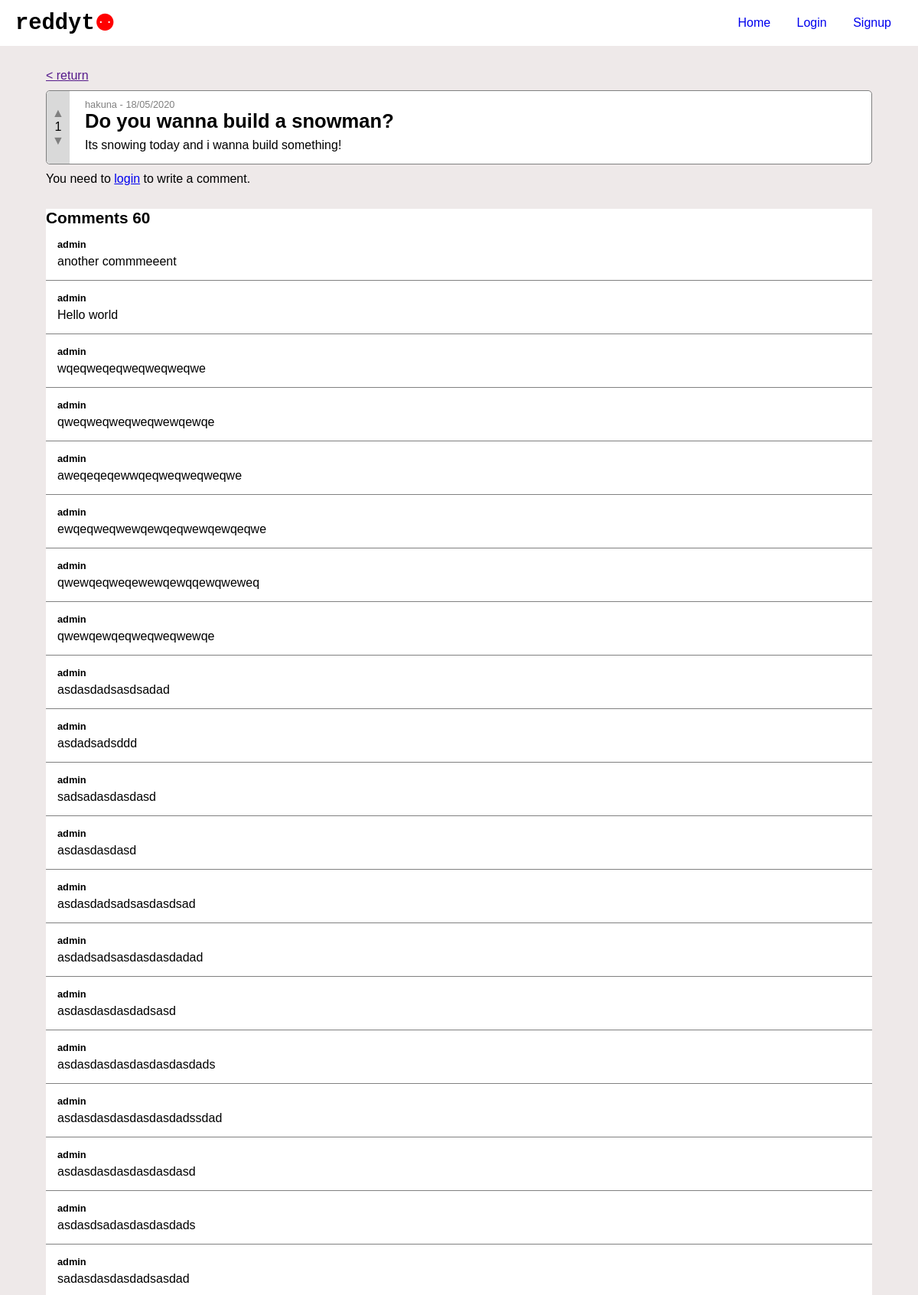
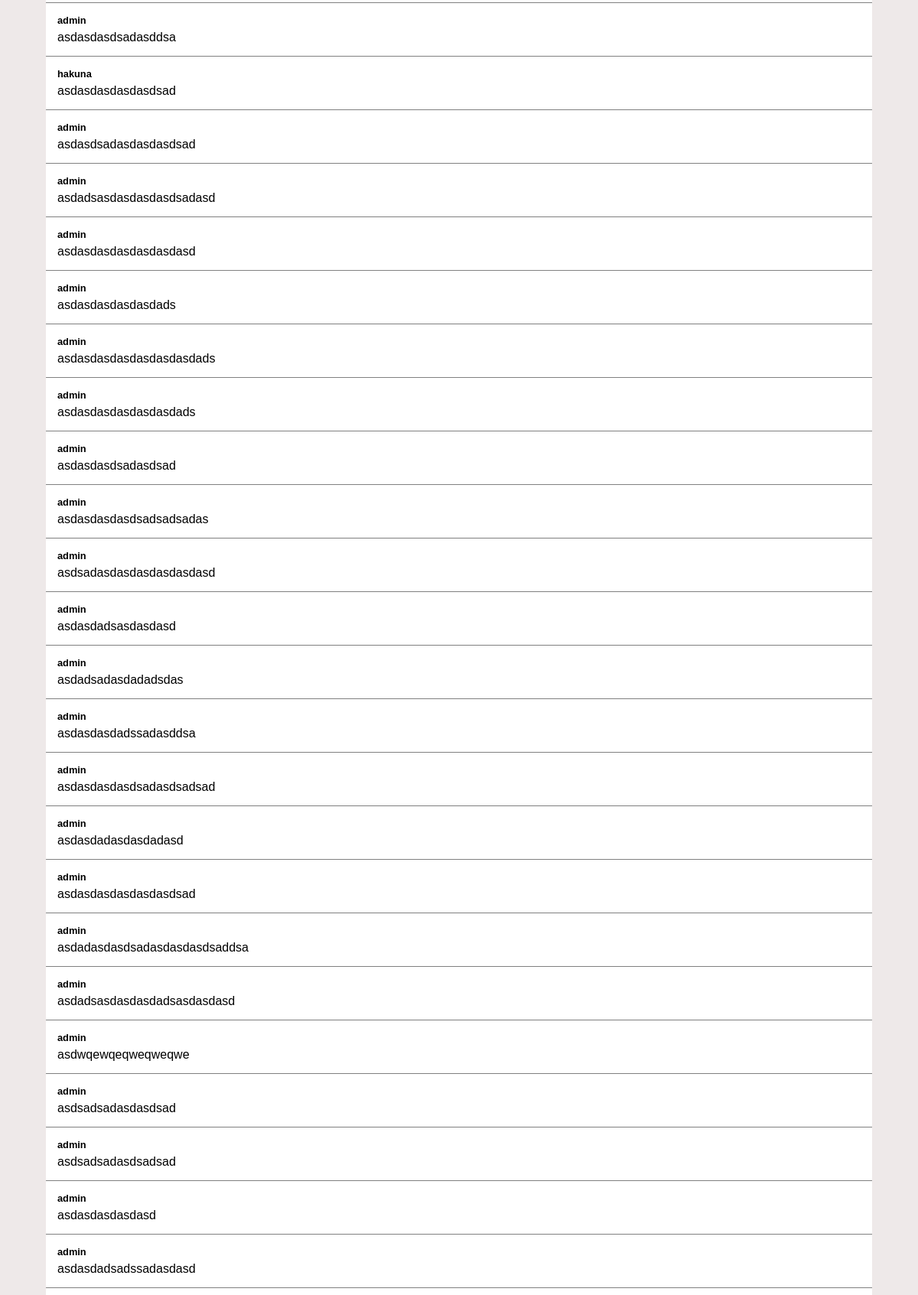
Screenshot of /post/3 (upper part) with the database file from the repository (2 pictures, top to bottom).
### discussion_app/models.py (models this page shows, shortened)
class Post(models.Model):
    title = models.CharField(max_length=200)
    text = models.TextField()
    user = models.ForeignKey(User, on_delete=models.CASCADE)
    created_timestamp = models.DateTimeField(auto_now_add=True)
    votes = models.IntegerField(default=0)
    class Meta:
        ordering = ['-created_timestamp']

class Comment(models.Model):
    text = models.TextField()
    user = models.ForeignKey(User, on_delete=models.CASCADE)
    post = models.ForeignKey(Post, on_delete=models.CASCADE)
    created_timestamp = models.DateTimeField(auto_now_add=True)
    class Meta:
        ordering = ['-created_timestamp']

### discussion_app/views.py (the view)
# urls.py: path("post/<int:post_id>", views.single_post, name="single_post"),
def single_post(request, post_id):
    error_message = None
    if 'error_message' in request.session:
        error_message = request.session['error_message']
        del request.session['error_message']
    post = get_object_or_404(Post, id=post_id)
    context = {"post": post, "error_message": error_message}
    return render(request, "discussion_app/single_post.html", context)

### templates/discussion_app/single_post.html
{% extends 'base.html' %} {% block title %}{{post.title}}{% endblock title %}
{% block content %}
<div id="single-post-page">
<a class="return-to-home" href="{{request.META.HTTP_REFERER}}">< return</a>
    <div id="post" class="post-{{post.id}}">
        <div class="left">
            <button class="upvote post-vote" data-postid="{{ post.id }}">&#x25B2;</button>
            <p class="votes">{{ post.votes }}</p>
            <button class="downvote post-vote" data-postid="{{ post.id }}">&#x25BC;</button>
          </div>
          <div class="right">
            <p class="author">{{ post.user.username }} - {{ post.created_timestamp|date:"d/m/Y" }}</p>
            <h1 class="post-title">{{ post.title }}</h1>
            <p class="text">{{ post.text }}</p>
          </div>
    </div>
    {% if user.is_authenticated %}
        <form class="new-comment" action="{% url "discussion_app:comment_form" post.id %}" method="POST">
            {% csrf_token %}
            <input type="hidden" name="post_owner" value="{{post.user.id}}" />
            <textarea name="text" name="text" minlength="10" rows="4" cols="50" placeholder="Write a comment"></textarea>
            <input type="submit" class="submit-comment" value="Send"/>
            {% if error_message %}<p><strong>{{ error_message }}</strong></p>{% endif %}
        </form>
     {% else %}
        <p>You need to <a href="{% url 'account_app:login' %}">login</a> to write a comment.</p>
    {% endif %}
    <div class="comment-list">
        <h3>Comment{{post.comment_set.count|pluralize}} {{post.comment_set.count}}</h3>
        {% for comment in post.comment_set.all %}
        <div class="comment">
            <div class="wrapper">
                <p class="author">{{comment.user.username}}</p>
                <p class="class text">{{comment.text}}</p>
            </div>
        </div>
        {% endfor %}
    </div>
</div>
{% endblock content%}

### static/css/main.css (style rules this page uses)
*, *:before, *:after { padding: 0px; margin: 0px; font-family: sans-serif; box-sizing: border-box; font-size: 16px; }
body { background: #eee9e9; width: 100vw; max-width: 100%; }
h1 { font-size: 1.6rem; }
h3 { font-size: 1.3rem; }
#single-post-page { width: 90vw; position: relative; margin: 30px auto; }
#single-post-page .post-title { font-weight: bold; margin-bottom: 0.5rem; transition: all 0.2s; }
#single-post-page #post { background: white; width: 90vw; min-height: 40px; display: inline-flex; border-radius: 5px; margin: 10px 0px; border: 1px solid grey; }
#single-post-page #post .left { min-width: 30px; background: #d9d9d9; display: flex; justify-content: center; align-items: center; border-radius: 5px 0px 0px 5px; flex-direction: column; }
#single-post-page #post .left button { border: none; background: transparent; cursor: pointer; color: grey; }
#single-post-page #post .right { padding: 10px 20px; text-decoration-color: black; text-decoration: none; color: black; }
#single-post-page #post .right .text { margin-bottom: 0.3rem; }
#single-post-page #post .right .author { color: grey; font-size: 0.8rem; }
#single-post-page .comment-list { background: white; width: 100%; margin-top: 30px; }
#single-post-page .comment-list .comment { padding: 15px; border-bottom: 1px solid grey; }
#single-post-page .comment-list .comment .author { font-size: 0.8rem; font-weight: bold; margin-bottom: 6px; }

### rows the page displays
Post: votes "1", user.username "hakuna", created_timestamp "18/05/2020", title "Do you wanna build a snowman?", text "Its snowing today and i wanna build something!", comment_set.count "60"
Comment: user.username "admin", text "another commmeeent"
Comment: user.username "admin", text "Hello world"
Comment: user.username "admin", text "wqeqweqeqweqweqweqwe"
Comment: user.username "admin", text "qweqweqweqweqwewqewqe"
Comment: user.username "admin", text "aweqeqeqewwqeqweqweqweqwe"
Comment: user.username "admin", text "ewqeqweqwewqewqeqwewqewqeqwe"
Comment: user.username "admin", text "qwewqeqweqewewqewqqewqweweq"
Comment: user.username "admin", text "qwewqewqeqweqweqwewqe"
Comment: user.username "admin", text "asdasdadsasdsadad"
Comment: user.username "admin", text "asdadsadsddd"
Comment: user.username "admin", text "sadsadasdasdasd"
Comment: user.username "admin", text "asdasdasdasd"
Comment: user.username "admin", text "asdasdadsadsasdasdsad"
Comment: user.username "admin", text "asdadsadsasdasdasdadad"
Comment: user.username "admin", text "asdasdasdasdadsasd"
Comment: user.username "admin", text "asdasdasdasdasdasdasdads"
Comment: user.username "admin", text "asdasdasdasdasdasdadssdad"
Comment: user.username "admin", text "asdasdasdasdasdasdasd"
Comment: user.username "admin", text "asdasdsadasdasdasdads"
Comment: user.username "admin", text "sadasdasdasdadsasdad"
Comment: user.username "admin", text "asdasdasdsadasddsa"
Comment: user.username "hakuna", text "asdasdasdasdasdsad"
Comment: user.username "admin", text "asdasdsadasdasdasdsad"
Comment: user.username "admin", text "asdadsasdasdasdasdsadasd"
Comment: user.username "admin", text "asdasdasdasdasdasdasd"
Comment: user.username "admin", text "asdasdasdasdasdads"
Comment: user.username "admin", text "asdasdasdasdasdasdasdads"
Comment: user.username "admin", text "asdasdasdasdasdasdads"
Comment: user.username "admin", text "asdasdasdsadasdsad"
Comment: user.username "admin", text "asdasdasdasdsadsadsadas"
Comment: user.username "admin", text "asdsadasdasdasdasdasdasd"
Comment: user.username "admin", text "asdasdadsasdasdasd"
Comment: user.username "admin", text "asdadsadasdadadsdas"
Comment: user.username "admin", text "asdasdasdadssadasddsa"
Comment: user.username "admin", text "asdasdasdasdsadasdsadsad"
Comment: user.username "admin", text "asdasdadasdasdadasd"
Comment: user.username "admin", text "asdasdasdasdasdasdsad"
Comment: user.username "admin", text "asdadasdasdsadasdasdasdsaddsa"
Comment: user.username "admin", text "asdadsasdasdasdadsasdasdasd"
Comment: user.username "admin", text "asdwqewqeqweqweqwe"
Comment: user.username "admin", text "asdsadsadasdasdsad"
Comment: user.username "admin", text "asdsadsadasdsadsad"
Comment: user.username "admin", text "asdasdasdasdasd"
Comment: user.username "admin", text "asdasdadsadssadasdasd"
